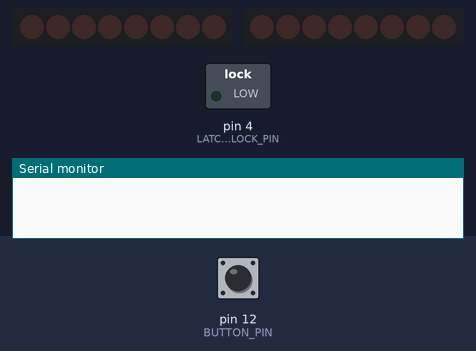
Bench run of a sketch on a simulated Arduino Uno, built with avr-gcc and run on an emulated ATmega328P. On the bench: 2 × 8 shift-register outputs drawn as a row of LEDs (first output left, lit = HIGH), switched loads named in the sketch (green lamp = pin HIGH), the last lines printed to the serial monitor. Wiring (inferred from the names in the program): shift register (74HC595): data pin 2; shift clock pin 14; latch pin 13; MR pin 14. Wiring (inferred from the signals the program sends): row of LEDs: on Q0, Q1, Q2, Q3, Q4, Q5, Q6, Q7. The test bench sets the inputs (shaded band); at power-on: pin 12 (BUTTON_PIN) HIGH. Pins used as bus, display or sensor lines are not drawn.

Above: at 1.2 s.
1.3 s: pin 12 (BUTTON_PIN) pulled LOW for 0.15 s
At 3.6 s:
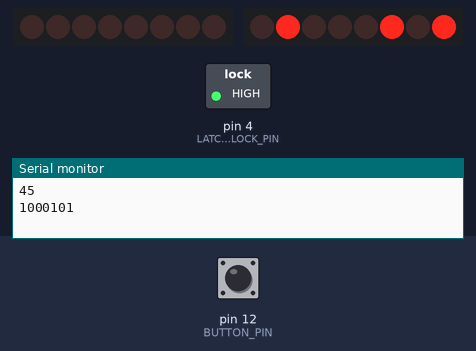
4.4 s: pin 12 (BUTTON_PIN) pulled LOW for 3.2 s
At 10.1 s:
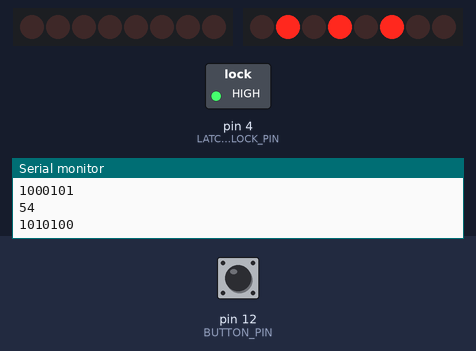
13.6 s: pin 12 (BUTTON_PIN) pulled LOW for 1 s
At 20.3 s:
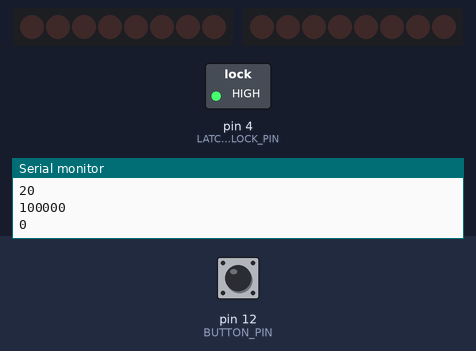
20.6 s: pin 12 (BUTTON_PIN) pulsed LOW 2 times (0.12 s each, 0.3 s apart)
At 23.5 s:
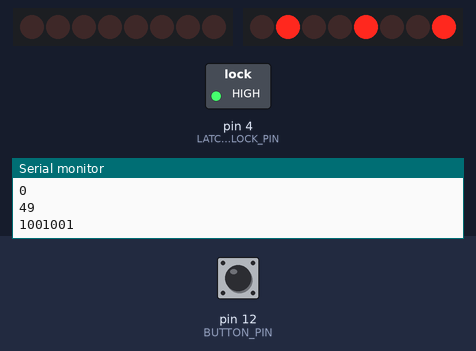
Timing chart, 0 to 27.0 s (numbered marks = the images above; inputs shaded):
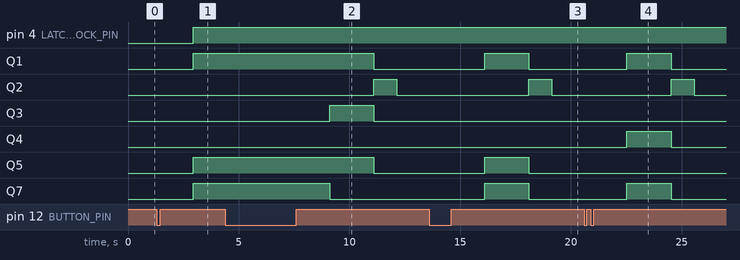

The sketch:

LEDOutput.ino
```cpp
//Set the pins that are used
#define BUTTON_PIN 12
#define CLEAR_PIN 14
#define SERIALDATA_PIN 2
#define SHIFTCLOCK_PIN 0
#define LATCHCLOCK_PIN 4

//True for output as hex
//False for output as ascii
bool hexOutput = true;

//Length of one dot, the minimal signal
int dotLength = 500;
//Start and end of a button press
long startTime, endTime;
//The list of dots and dashes of a letter
String inputList = "";

bool lightOn = false;

void setup() {
  //Set the serial monitor to 9600 to enable output
  Serial.begin(9600);

  //Set the button to pullup
  pinMode(BUTTON_PIN, INPUT_PULLUP);
  pinMode(LED_BUILTIN, OUTPUT);
  pinMode(CLEAR_PIN, OUTPUT);
  pinMode(SERIALDATA_PIN, OUTPUT);
  pinMode(SHIFTCLOCK_PIN, OUTPUT);
  pinMode(LATCHCLOCK_PIN, OUTPUT);

  digitalWrite(CLEAR_PIN, LOW); //Clear the shift register
  digitalWrite(CLEAR_PIN, HIGH);
}

void loop() {
  //Wait for a button press
  while(digitalRead(BUTTON_PIN) == HIGH){
    takeInputFromUnity();
  }
  //Take the start time of the press
  startTime = millis();

  //Wait for the end of the button press
  while(digitalRead(BUTTON_PIN) == LOW){yield();}

  //Take the end time of the press
  endTime = millis();

  long duration = endTime - startTime;

  //Determine whether a dot or dash was sent
  char morseChar;
  if(duration < dotLength*3){
    morseChar = '.';
    }
    else{
      morseChar = '-';
    }

  //Append the morse character to the input list
  inputList += morseChar;

  //Wait if 3 dots have passed since the button press
  //If the user does not send another signal the inputList will be mapped to a letter
  while((millis() - endTime) < (dotLength * 3)){
    if(digitalRead(BUTTON_PIN) == LOW){
      //Go back to the start of the loop and add another dot or dash
      return;
      }
    }

  //Determine which combination the user pressed
  //Letters are stored as decimal: A = 65, B = 66, ..., Z = 90
  int decRepresentation = morseToDecimal(inputList);
  char letter = morseToChar(inputList);

  //Clear the input list
  inputList = "";

  //If the code was invalid aboard
  if(decRepresentation == -1){
    return;
    }

  if(hexOutput){
    //Convert the letter to hexadecimal and output it to the serial monitor
    String outputAsHex = String(decRepresentation, HEX);

    Serial.println(outputAsHex);
    }else{
      //Print the ascii letter
      Serial.println(letter);
    }

  //Light up the LEDs in binary representation
  lightUpLeds(decRepresentation);

  //Wait if 7 dots have passed since the button press
  //If the user does not send another signal a space will be added
  while((millis() - endTime) < (dotLength * 7)){
    yield();
    if(digitalRead(BUTTON_PIN) == LOW){
      //Go back to the start of the loop to add another letter
      return;
      }
    }

  if(hexOutput){
    //Print space as hexadecimal
    Serial.println("20");
    }else{
      //Print a space
      Serial.println(" ");
      }

  //Light up the LEDs for a <space>
   lightUpLeds(32);

  //Keep the light on for 1s then turn it off
  startTime = millis();
  while((millis()- startTime) < 1000){
  if(digitalRead(BUTTON_PIN) == LOW){
    //Go back to the start of the loop to add another letter
    return;
   }
  }
   lightUpLeds(0);
}


void takeInputFromUnity(){
  //If a message on the serial port is available read it
  if(Serial.available() > 0){
    //If the message was '1' switch the LED
      if(Serial.read() == '1'){
        if(lightOn){
          digitalWrite(LED_BUILTIN, LOW);
          lightOn = false;
        }
        else{
         digitalWrite(LED_BUILTIN, HIGH);
         lightOn = true;
        }
      }
      if(Serial.read() == '2'){
        //add another function
      }
    }
}

//Lights up the LEDs in binary representation, leading zeros allowed
void lightUpLeds(int value){
  Serial.println(String(value, BIN));

  digitalWrite(CLEAR_PIN, LOW); //Clear the shift register
  digitalWrite(CLEAR_PIN, HIGH);

  //Take latch clock low so LEDs don't change while sending
  digitalWrite(LATCHCLOCK_PIN, LOW);

  //Least significant bit first to the LEDs
  shiftOut(SERIALDATA_PIN, SHIFTCLOCK_PIN, LSBFIRST, value);

  //Take latch high so LEDs change
  digitalWrite(LATCHCLOCK_PIN, HIGH);
}

//Converts a morse input to a decimal of the corresponding letter
//If the input doesn't match to a letter -1 is returned for error detection
int morseToDecimal(String input){
  switch(input.length()){
    case 1:
      if(input == "."){return 69;}
      if(input == "-"){return 84;}
      break;
    case 2:
      if(input == ".-"){return 65;}
      if(input == ".."){return 73;}
      if(input == "--"){return 77;}
      if(input == "-."){return 78;}
      break;
    case 3:
      if(input == "-.."){return 68;}
      if(input == "--."){return 71;}
      if(input == "-.-"){return 75;}
      if(input == "---"){return 79;}
      if(input == "..."){return 83;}
      if(input == "..-"){return 85;}
      if(input == ".--"){return 87;}
      break;
    case 4:
      if(input == "-..."){return 66;}
      if(input == "-.-."){return 67;}
      if(input == "..-."){return 70;}
      if(input == "...."){return 72;}
      if(input == ".---"){return 74;}
      if(input == ".-.."){return 76;}
      if(input == ".--."){return 80;}
      if(input == "--.-"){return 81;}
      if(input == ".-."){return 82;}
      if(input == "...-"){return 86;}
      if(input == "-..-"){return 88;}
      if(input == "-.--"){return 89;}
      if(input == "--.."){return 90;}
      break;
    default:
      return -1;
      break;
  }
}

//Converts a morse input to a decimal of the corresponding letter
//If the input doesn't match to a letter e is returned for error detection
char morseToChar(String input){
  switch(input.length()){
    case 1:
      if(input == "."){return 'E';}
      if(input == "-"){return 'T';}
      break;
    case 2:
      if(input == ".-"){return 'A';}
      if(input == ".."){return 'I';}
      if(input == "--"){return 'M';}
      if(input == "-."){return 'N';}
      break;
    case 3:
      if(input == "-.."){return 'D';}
      if(input == "--."){return 'G';}
      if(input == "-.-"){return 'K';}
      if(input == "---"){return 'O';}
      if(input == ".-."){return 'R';}
      if(input == "..."){return 'S';}
      if(input == "..-"){return 'U';}
      if(input == ".--"){return 'W';}
      break;
    case 4:
     if(input == "-..."){return 'B';}
     if(input == "-.-."){return 'C';}
     if(input == "..-."){return 'F';}
     if(input == "...."){return 'H';}
     if(input == ".---"){return 'J';}
     if(input == ".-.."){return 'L';}
     if(input == ".--."){return 'P';}
     if(input == "--.-"){return 'Q';}
     if(input == "...-"){return 'V';}
     if(input == "-..-"){return 'X';}
     if(input == "-.--"){return 'Y';}
     if(input == "--.."){return 'Z';}
     break;
   default:
     return 'e';
     break;
  }
}
```

Measured:
- after the input at 1.3 s, pin 4 (LATCHCLOCK_PIN), Q1, Q5, Q7: LOW → HIGH after 1.6 s
- after the input at 13.6 s, Q1, Q5, Q7: LOW → HIGH after 2.5 s, → LOW 2.0 s later; Q2: LOW → HIGH after 4.5 s, → LOW 1.0 s later
- after the input at 20.6 s, Q1, Q4, Q7: LOW → HIGH after 1.9 s, → LOW 2.0 s later; Q2: LOW → HIGH after 3.9 s, → LOW 1.0 s later
